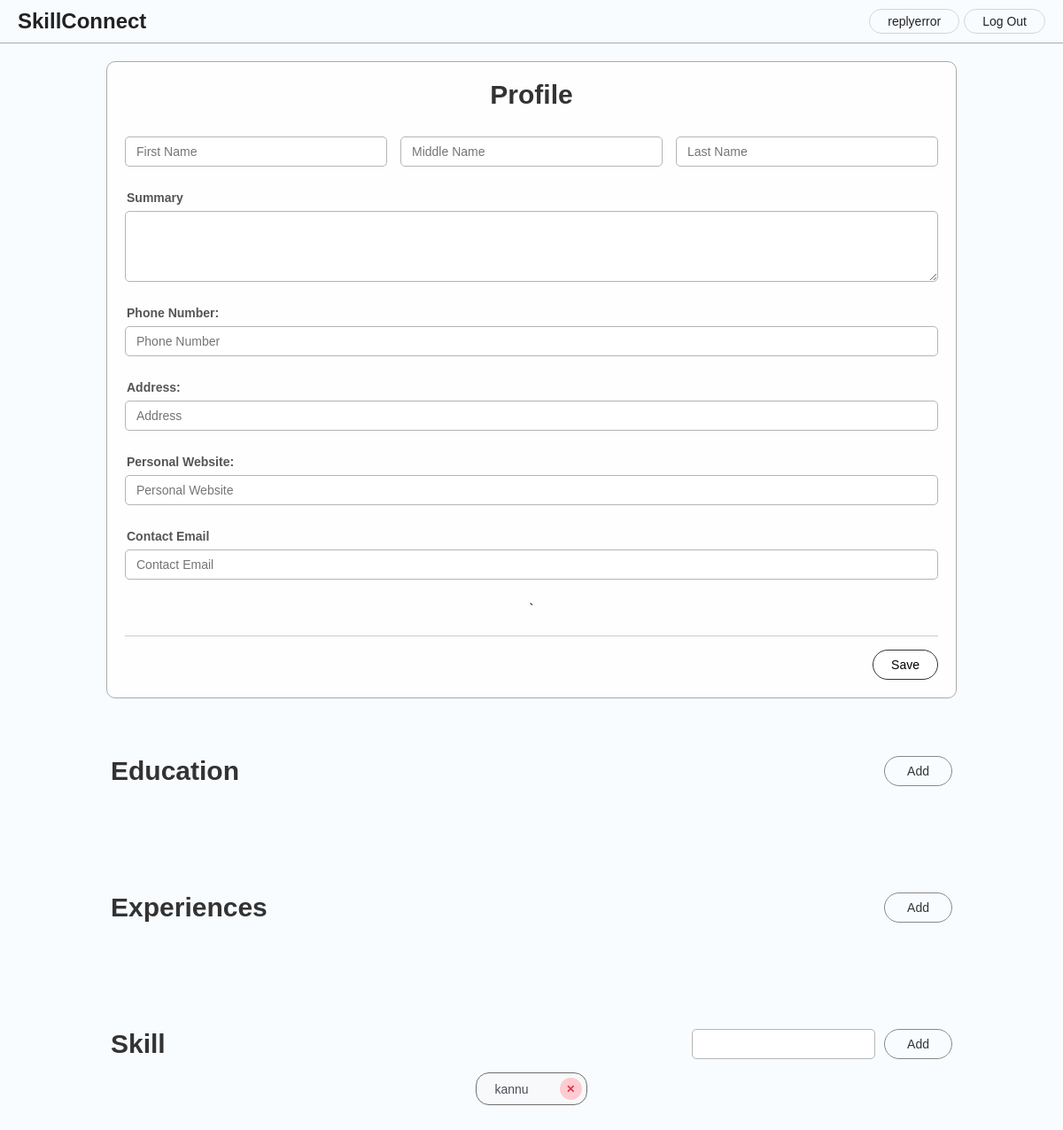
The page /profile (signed in) on the database as committed earlier.
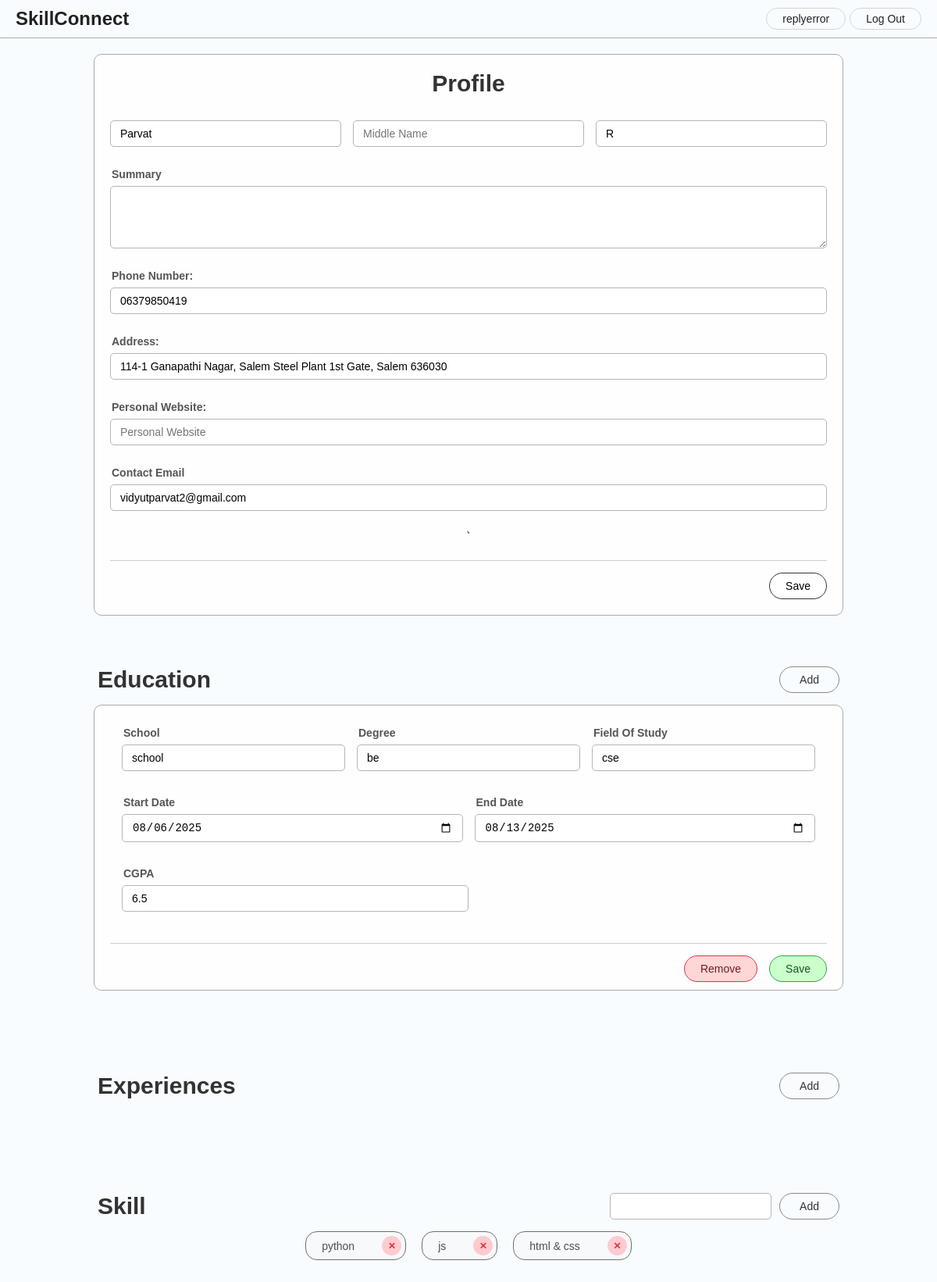
The same page on the database as committed later.
### tables this page shows
CREATE TABLE users (
    userId INTEGER PRIMARY KEY AUTOINCREMENT,
    username TEXT NOT NULL UNIQUE,
    email TEXT NOT NULL UNIQUE,
    password TEXT NOT NULL,
    user_type TEXT NOT NULL CHECK (user_type IN ('FREELANCER', 'RECRUITER'))
);

CREATE TABLE skills (
    skillId INTEGER PRIMARY KEY AUTOINCREMENT,
    skill TEXT NOT NULL UNIQUE
);

CREATE TABLE user_profiles (
    userId INTEGER PRIMARY KEY,
    firstName TEXT NOT NULL,
    middleName TEXT,
    lastName TEXT NOT NULL,
    summary TEXT DEFAULT '',
    phoneNumber TEXT DEFAULT '',
    address TEXT DEFAULT '',
    personalWebsite TEXT DEFAULT '',
    contactEmail TEXT DEFAULT '',
    FOREIGN KEY (userId) REFERENCES users(userId) ON DELETE CASCADE
);

CREATE TABLE education (
    educationId INTEGER PRIMARY KEY AUTOINCREMENT,
    userId INTEGER NOT NULL,
    school TEXT NOT NULL,
    degree TEXT NOT NULL,
    fieldOfStudy TEXT NOT NULL,
    startDate TEXT NOT NULL,
    endDate TEXT,
    cgpa REAL,
    FOREIGN KEY (userId) REFERENCES users(userId) ON DELETE CASCADE
);

### app.py (the view)
@app.get("/profile")
def profile():
    userId = session.get("userId", None)
    if userId is None:
        session.clear()
        flash("Please log in first", "error")
        return redirect(url_for("auth.login"))
    userHandler = db.UserHandler()
    user = userHandler.get_user(userId)
    if user is None:
        session.clear()
        flash("User not found", "error")
        return redirect(url_for("auth.login"))
    profile = userHandler.get_user_profile(userId)
    if profile is None:
        profile = userHandler.create_user_profile(models.UserProfile(userId=userId))
    if not profile:
        session.clear()
        flash("Could not create profile!", "error")
        return redirect(url_for("auth.login"))
    education = userHandler.get_educations(userId) or []
    experience = userHandler.get_experiences(userId) or []
    skills = userHandler.get_user_skills_with_names(userId) or []
    print(experience)
    return render_template("profile.html", user=user, profile=profile, educations=education, experiences=experience, skills=skills)

### app.py (called while the page is built)
@app.before_request
def before_request():
    userId = session.get("userId")
    ip = request.remote_addr
    print(f"userId: {userId}, ip: {ip}")
    print(request.endpoint)
    if request.endpoint and re.match(r'^(auth\.|api\.|static).*', request.endpoint):
        return
    if request.endpoint == 'index' or request.endpoint is None:
        return
    if userId is None:
        return redirect(url_for("auth.login"))
    sessionId = utils.hash_password(str(userId) + str(ip))
    dbSession = sessionHandler.get_session(sessionId)
    if not dbSession:
        session.clear()
        flash("Invalid Session!", "error")
        return redirect(url_for("auth.login"))
    if dbSession.userId != userId:
        session.clear()
        flash("Invalid Session!", "error")
        return redirect(url_for("auth.login"))

### handler/db.py (called while the page is built)
    def connect(self):
        self.connection = sqlite3.connect(self.db_file)
        return self

    def close(self):
        if self.connection is not None:
            self.connection.close()
        return self

    def __enter__(self):
        if self.connection is None:
            self.connect()
        return self.connection

    def __del__(self):
        if self.connection is not None:
            self.close()
            self.connection = None

    def __exit__(self, exc_type, exc_value, traceback):
        self.close()
        self.connection = None

    def get_user(self, userId: int = -1, username: str = "") -> models.User | None:
        with DB() as connection:
            if not connection:
                return None
            cursor = connection.cursor()
            cursor.execute(
                "SELECT * FROM users WHERE userId = ? or username = ?",
                (userId,username)
            )
            row = cursor.fetchone()
            if row is None:
                return None
            return models.User(
                userId=row[0],
                username=row[1],
                email=row[2],
                password=row[3],
                userType=row[4]
            )

### handler/utils.py (called while the page is built)
def hash_password(password: str) -> str:
    return hashlib.sha256(password.encode()).hexdigest()

### templates/profile.html (shortened to what this page needs)
{% extends 'base.html' %}
{% block head %}
    <link rel="stylesheet" href="{{ url_for('static', filename='profile.css') }}">
{% endblock %}
{% block content %}
    <section id="profile">
        <h1>Profile</h1>
        <div class="nameField">
            <input type="text" name="firstName" id="firstName" placeholder="First Name" value="{{ profile.firstName }}">
            <input type="text" name="middleName" id="middleName" placeholder="Middle Name" value="{{ profile.middleName }}">
            <input type="text" name="lastName" id="lastName" placeholder="Last Name" value="{{ profile.lastName }}">
        </div>
        <div class="inputField">
            <label for="summary">Summary</label>
            <textarea name="summary" id="summary">{{ profile.summary }}</textarea>
        </div>
        <div class="inputField">
            <label for="phoneNumber">Phone Number:</label>
            <input type="text" name="phoneNumber" id="phoneNumber" placeholder="Phone Number" value="{{ profile.phoneNumber }}">
        </div>
        <div class="inputField">
            <label for="address">Address:</label>
            <input type="text" name="address" id="address" placeholder="Address" value="{{ profile.address }}">
        </div>
        <div class="inputField">
            <label for="personalWebsite">Personal Website:</label>
            <input type="text" name="personalWebsite" id="personalWebsite" placeholder="Personal Website" value="{{ profile.personalWebsite }}">
        </div>
        <div class="inputField">
            <label for="contactEmail">Contact Email</label>
            <input type="text" name="contactEmail" id="contactEmail" placeholder="Contact Email" value="{{ profile.contactEmail }}">
        </div>`
        <div class="buttons">
            <button class="savProfile" onclick="saveProfile()">Save</button>
        </div>
    </section>
    <section id="educations">
        <div class="top">
            <h1>Education</h1>
            <button id="addEducation" onclick="addEducation()">Add</button>
        </div>
        <div class="container">
            {%  for education in educations %}
            <div class="educationField" educationId="{{ education.educationId }}">
                <div class="educationContainer">
                    <div class="degreeMark">
                        <div class="inputField">
                            <label for="edu-school-{{ education.educationId }}">School</label>
                            <input type="text" id="edu-school-{{ education.educationId }}" class="school" value="{{ education.school }}" placeholder="School" />
                        </div>
                        <div class="inputField">
                            <label for="edu-degree-{{ education.educationId }}">Degree</label>
                            <input type="text" id="edu-degree-{{ education.educationId }}" class="degree" value="{{ education.degree }}" placeholder="Degree" />
                        </div>
                        <div class="inputField">
                            <label for="edu-fos-{{ education.educationId }}">Field Of Study</label>
                            <input type="text" id="edu-fos-{{ education.educationId }}" class="fieldOfStudy" value="{{ education.fieldOfStudy }}" placeholder="Field Of Study" />
                        </div>
                    </div>
                    <div class="dates">
                        <div class="inputField">
                            <label for="edu-start-{{ education.educationId }}">Start Date</label>
                            <input type="date" id="edu-start-{{ education.educationId }}" name="startDate" class="startDate" value="{{ education.startDate }}" />
                        </div>
                        <div class="inputField">
                            <label for="edu-end-{{ education.educationId }}">End Date</label>
                            <input type="date" id="edu-end-{{ education.educationId }}" name="endDate" class="endDate" value="{{ education.endDate }}" />
                        </div>
                    </div>
                    <div class="inputField">
                        <label for="edu-cgpa-{{ education.educationId }}">CGPA</label>
                        <input type="number" id="edu-cgpa-{{ education.educationId }}" name="cgpa" class="cgpa" value="{{ education.cgpa }}" placeholder="CGPA" />
                    </div>
                </div>
                <div class="buttons">
                    <div class="removeBtn">
                        <button class="removeEducation" educationId="{{ education.educationId }}" onclick="removeEducation(this)">Remove</button>
                    </div>
                    <div class="saveButton">
                        <button class="saveEducation" educationId="{{ education.educationId }}" onclick="saveEducation(this)">Save</button>
                    </div>
                </div>
            </div>
            {% endfor %}
        </div>
        </section>
        <section id="experiences">
        <div class="top">
            <h1>Experiences</h1>
            <button id="addExperience" onclick="addExperience()">Add</button>
        </div>
    </section>
    <section id="skills">
        <div class="top">
            <h1>Skill</h1>
            <div>
                <input type="text" name="newSkill" id="newSkill">
                <button id="addSkill" onclick="addSkill()">Add</button>
            </div>
        </div>
        <div class="container">
            {% for skill in skills %}
                <div class="skillField" skillId="{{ skill.skillId }}">
                    <span>{{ skill.skill }}</span>
                    <div class="skillRemove">
                        <button class="removeSkill" skillId="{{ skill.skillId }}" onclick="removeSkill(this)">✕</button>
                    </div>
                </div>
            {% endfor %}
        </div>
    </section>
{% endblock %}

### templates/base.html (shortened to what this page needs)
<!doctype html>
<head>
    <link rel="stylesheet" href="{{ url_for('static', filename='base.css') }}">
    {% block head %}{% endblock %}
</head>
<body>
    <nav>
        <h1>SkillConnect</h1>
        <ul>
            {% if "username" in session %}
            <li><a href="{{ url_for('profile') }}">{{ session['username'] }}</a>
            <li><a href="{{ url_for('auth.logout') }}">Log Out</a>
                {% else %}
            <li><a href="{{ url_for('auth.signup') }}">Signin</a>
            <li><a href="{{ url_for('auth.login') }}">Log In</a>
                {% endif %}
        </ul>
    </nav>
    <section id="page">
        {% block content %}{% endblock %}
    </section>
</body>
</html>

### static/base.css (style rules this page uses)
* { padding: 0; margin: 0; box-sizing: border-box; }
body { font-family: sans-serif; font-size: 16px; color: #222; min-height: 100vh; display: flex; align-items: center; justify-content: center; flex-direction: column; background: #f9fcff; }
section#page { width: 100%; position: relative; height: fit-content; display: flex; align-items: center; flex-direction: column; justify-content: center; flex-grow: 1; padding: 20px 0px; }
nav { display: flex; align-items: center; justify-content: space-between; flex-direction: row; position: sticky; top: 0; width: 100%; padding: 10px 20px; border-bottom: 1px solid #aaa; backdrop-filter: blur(4px); background: #fff2; z-index: 1000; }
nav > ul { display: flex; align-items: center; justify-content: center; gap: 5px; list-style: none; }
nav li a { text-decoration: none; border: 1px solid #d4d4d4; font-size: 14px; color: #222; padding: 5px 20px; border-radius: 25px; transition: .3s; }

Rows that differ between the two databases and show on the page:
no longer on this page (row unchanged): skills: skill "kannu"
now on this page (row edited): user_profiles: firstName "Parvat", lastName "R", phoneNumber "06379850419", address "114-1 Ganapathi Nagar, Salem Steel Plant 1st Gate, Salem 636030", contactEmail "vidyutparvat2@gmail.com"
added education: school "school", degree "be", fieldOfStudy "cse", startDate "08/06/2025", endDate "08/13/2025", cgpa "6.5"
now on this page (row unchanged): skills: skill "python"
added skills: skill "js"
added skills: skill "html & css"
